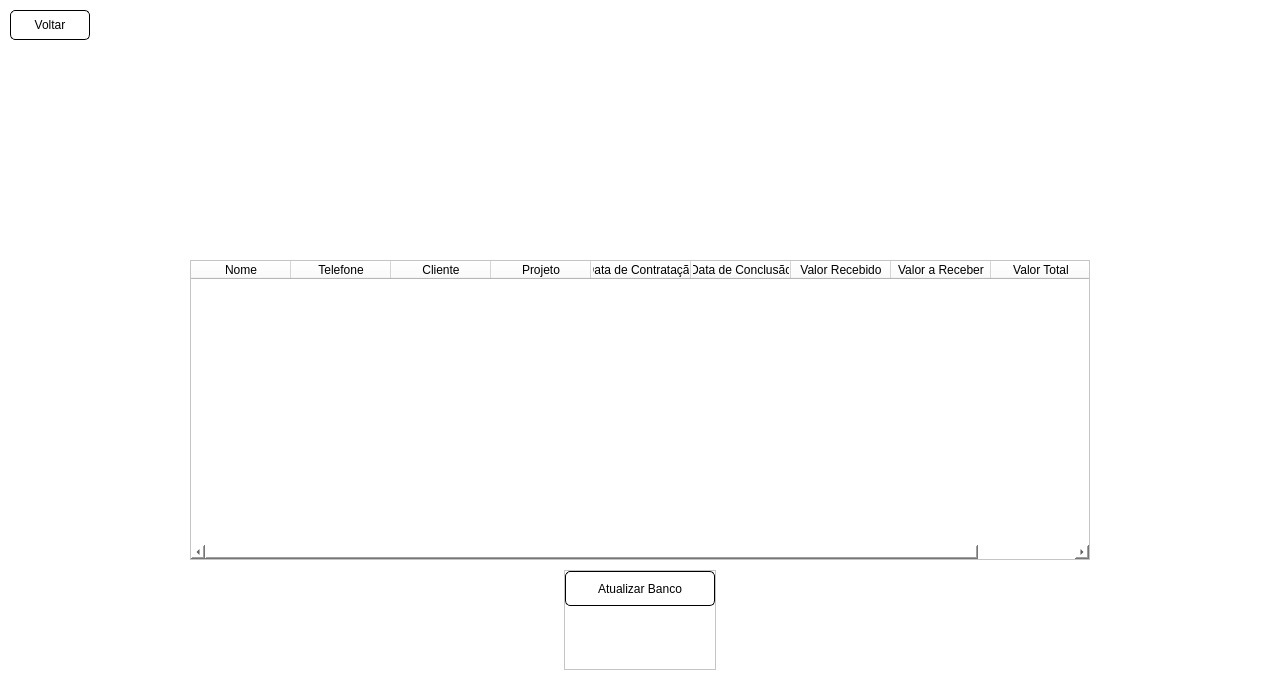
<?xml version="1.0" encoding="UTF-8"?>
<ui version="4.0">
 <class>MainWindow</class>
 <widget class="QMainWindow" name="MainWindow">
  <property name="enabled">
   <bool>true</bool>
  </property>
  <property name="geometry">
   <rect>
    <x>0</x>
    <y>0</y>
    <width>1280</width>
    <height>682</height>
   </rect>
  </property>
  <property name="windowTitle">
   <string>MainWindow</string>
  </property>
  <property name="layoutDirection">
   <enum>Qt::LeftToRight</enum>
  </property>
  <property name="styleSheet">
   <string notr="true">background-color: rgb(255, 255, 255);</string>
  </property>
  <property name="tabShape">
   <enum>QTabWidget::Rounded</enum>
  </property>
  <widget class="QWidget" name="centralwidget">
   <layout class="QVBoxLayout" name="verticalLayout">
    <property name="spacing">
     <number>10</number>
    </property>
    <property name="leftMargin">
     <number>10</number>
    </property>
    <property name="topMargin">
     <number>10</number>
    </property>
    <property name="rightMargin">
     <number>10</number>
    </property>
    <property name="bottomMargin">
     <number>10</number>
    </property>
    <item>
     <widget class="QPushButton" name="btn_voltar">
      <property name="minimumSize">
       <size>
        <width>80</width>
        <height>30</height>
       </size>
      </property>
      <property name="maximumSize">
       <size>
        <width>80</width>
        <height>30</height>
       </size>
      </property>
      <property name="cursor">
       <cursorShape>PointingHandCursor</cursorShape>
      </property>
      <property name="styleSheet">
       <string notr="true">QPushButton {
	background-color: #ffffff;
	border: 1px solid black;
	border-radius: 5px;
}

QPushButton:hover {
	background-color: rgb(223, 223, 223);
	border: 1px solid black;
	border-radius: 5px;
}

QPushButton:pressed {
	background-color: rgb(200, 200, 200);
	border: 1px solid black;
	border-radius: 5px;
}</string>
      </property>
      <property name="text">
       <string>Voltar</string>
      </property>
     </widget>
    </item>
    <item alignment="Qt::AlignHCenter|Qt::AlignTop">
     <widget class="QLabel" name="label">
      <property name="minimumSize">
       <size>
        <width>500</width>
        <height>200</height>
       </size>
      </property>
      <property name="maximumSize">
       <size>
        <width>500</width>
        <height>200</height>
       </size>
      </property>
      <property name="text">
       <string/>
      </property>
      <property name="pixmap">
       <pixmap>assets/logo.jpeg</pixmap>
      </property>
      <property name="scaledContents">
       <bool>false</bool>
      </property>
      <property name="alignment">
       <set>Qt::AlignCenter</set>
      </property>
      <property name="wordWrap">
       <bool>false</bool>
      </property>
     </widget>
    </item>
    <item alignment="Qt::AlignHCenter">
     <widget class="QTableWidget" name="tableWidget">
      <property name="minimumSize">
       <size>
        <width>900</width>
        <height>300</height>
       </size>
      </property>
      <property name="maximumSize">
       <size>
        <width>900</width>
        <height>300</height>
       </size>
      </property>
      <property name="verticalScrollBarPolicy">
       <enum>Qt::ScrollBarAlwaysOff</enum>
      </property>
      <property name="horizontalScrollBarPolicy">
       <enum>Qt::ScrollBarAsNeeded</enum>
      </property>
      <property name="sizeAdjustPolicy">
       <enum>QAbstractScrollArea::AdjustIgnored</enum>
      </property>
      <property name="selectionMode">
       <enum>QAbstractItemView::NoSelection</enum>
      </property>
      <property name="gridStyle">
       <enum>Qt::SolidLine</enum>
      </property>
      <property name="sortingEnabled">
       <bool>false</bool>
      </property>
      <attribute name="horizontalHeaderVisible">
       <bool>true</bool>
      </attribute>
      <attribute name="horizontalHeaderCascadingSectionResizes">
       <bool>false</bool>
      </attribute>
      <attribute name="horizontalHeaderHighlightSections">
       <bool>true</bool>
      </attribute>
      <attribute name="horizontalHeaderStretchLastSection">
       <bool>false</bool>
      </attribute>
      <attribute name="verticalHeaderStretchLastSection">
       <bool>false</bool>
      </attribute>
      <column>
       <property name="text">
        <string>Nome</string>
       </property>
      </column>
      <column>
       <property name="text">
        <string>Telefone</string>
       </property>
      </column>
      <column>
       <property name="text">
        <string>Cliente</string>
       </property>
      </column>
      <column>
       <property name="text">
        <string>Projeto</string>
       </property>
      </column>
      <column>
       <property name="text">
        <string>Data de Contratação</string>
       </property>
      </column>
      <column>
       <property name="text">
        <string>Data de Conclusão</string>
       </property>
      </column>
      <column>
       <property name="text">
        <string>Valor Recebido</string>
       </property>
      </column>
      <column>
       <property name="text">
        <string>Valor a Receber</string>
       </property>
      </column>
      <column>
       <property name="text">
        <string>Valor Total</string>
       </property>
      </column>
     </widget>
    </item>
    <item alignment="Qt::AlignHCenter|Qt::AlignTop">
     <widget class="QFrame" name="frame">
      <property name="minimumSize">
       <size>
        <width>0</width>
        <height>100</height>
       </size>
      </property>
      <property name="frameShape">
       <enum>QFrame::StyledPanel</enum>
      </property>
      <property name="frameShadow">
       <enum>QFrame::Raised</enum>
      </property>
      <layout class="QVBoxLayout" name="verticalLayout_2">
       <property name="spacing">
        <number>0</number>
       </property>
       <property name="leftMargin">
        <number>0</number>
       </property>
       <property name="topMargin">
        <number>0</number>
       </property>
       <property name="rightMargin">
        <number>0</number>
       </property>
       <property name="bottomMargin">
        <number>20</number>
       </property>
       <item alignment="Qt::AlignTop">
        <widget class="QPushButton" name="btn_reload">
         <property name="minimumSize">
          <size>
           <width>150</width>
           <height>35</height>
          </size>
         </property>
         <property name="maximumSize">
          <size>
           <width>200</width>
           <height>35</height>
          </size>
         </property>
         <property name="styleSheet">
          <string notr="true">QPushButton {
	background-color: #ffffff;
	border: 1px solid black;
	border-radius: 5px;
}

QPushButton:hover {
	background-color: rgb(223, 223, 223);
	border: 1px solid black;
	border-radius: 5px;
}

QPushButton:pressed {
	background-color: rgb(200, 200, 200);
	border: 1px solid black;
	border-radius: 5px;
}</string>
         </property>
         <property name="text">
          <string>Atualizar Banco</string>
         </property>
        </widget>
       </item>
      </layout>
     </widget>
    </item>
   </layout>
  </widget>
 </widget>
 <resources>
  <include location="src.qrc"/>
 </resources>
 <connections/>
</ui>
